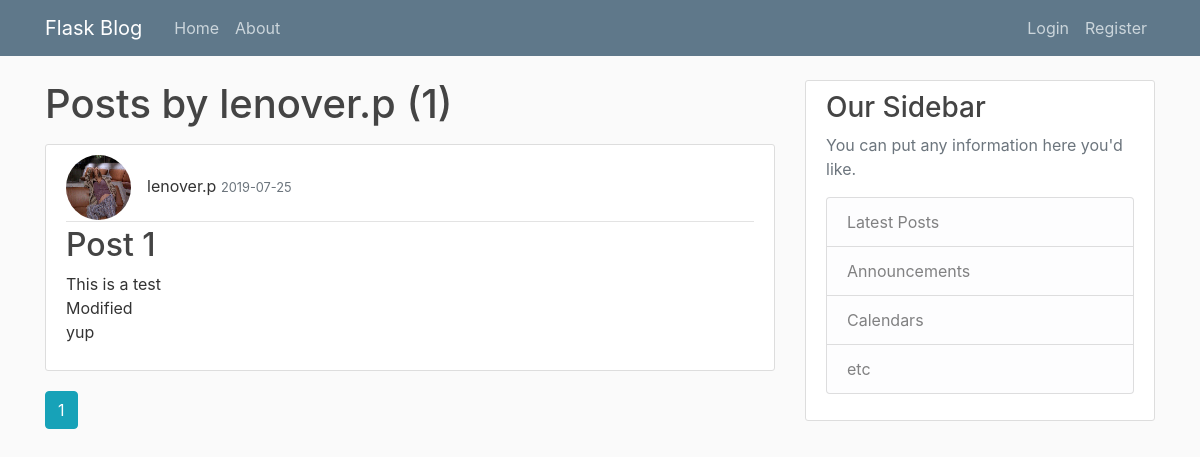
Before: /user/lenover.p with the older database file.
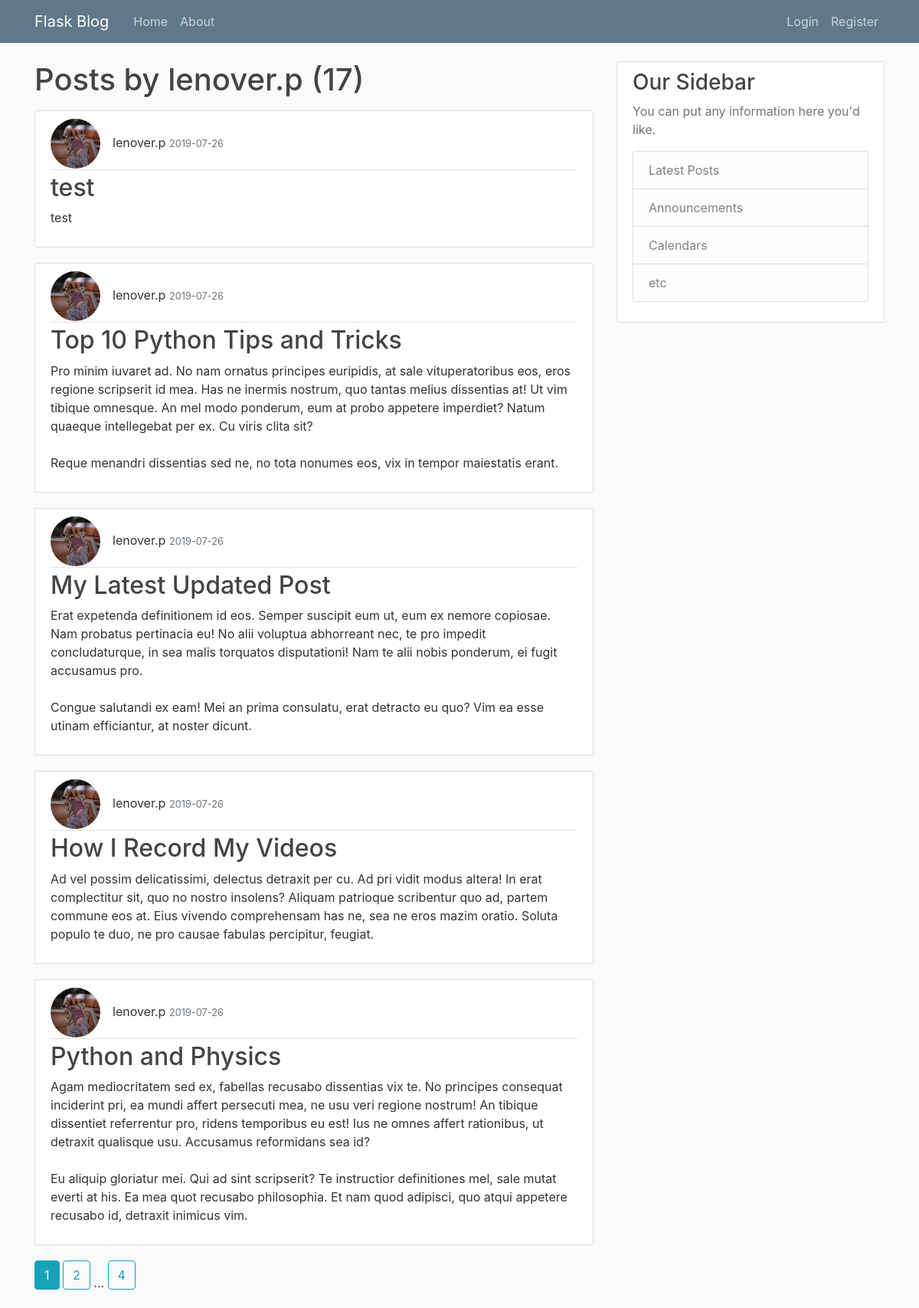
After: the same page with the newer database file.
### flaskBlog/models.py (models this page shows, shortened)
class User(db.Model, UserMixin):
    id = db.Column(db.Integer, primary_key=True)
    username = db.Column(db.String(20), unique=True, nullable=False)
    email = db.Column(db.String(120), unique=True, nullable=False)
    image_file = db.Column(db.String(20), nullable=False, default='default.jpg')
    password = db.Column(db.String(60), nullable=False)
    posts = db.relationship('Post', backref='author', lazy=True)

class Post(db.Model):
    id = db.Column(db.Integer, primary_key=True)
    title = db.Column(db.String(100), nullable=False)
    date_posted = db.Column(db.DateTime, nullable=False, default=datetime.utcnow)
    content = db.Column(db.Text, nullable=False)
    user_id = db.Column(db.Integer, db.ForeignKey('user.id'), nullable=False)

### flaskBlog/routes.py (the view)
@app.route('/user/<string:username>')
def user_posts(username):
	page = request.args.get('page', 1, type=int)
	user = User.query.filter_by(username=username).first_or_404()
	posts = Post.query.filter_by(author=user)\
		.order_by(Post.date_posted.desc())\
		.paginate(page=page, per_page=5)
	return render_template('user_posts.html', posts=posts, user=user)

### flaskBlog/templates/user_posts.html
{% extends "layout.html" %}
{% block content %}
    <h1 class="mb-3">Posts by {{ user.username }} ({{ posts.total }})</h1>
    {% for post in posts.items %}
        <article class="media content-section">
            <div class="media-body">
                <div class="article-metadata">
                    <img class="rounded-circle article-img" src="{{ url_for('static', filename='profile_pics/' + post.author.image_file) }}"
                    <a class="mr-2" href="{{ url_for('user_posts', username=post.author.username) }}">{{ post.author.username }}</a>
                    <small class="text-muted">{{ post.date_posted.strftime('%Y-%m-%d') }}</small>
                </div>
                <h2><a class="article-title" href="{{ url_for('post', post_id=post.id) }}">{{ post.title }}</a></h2>
                <p class="article-content">{{ post.content }}</p>
            </div>
      </article>
    {% endfor %}
    {% for page_num in posts.iter_pages(left_edge=1, right_edge=1, left_current=1, right_current=2) %}
        {% if page_num %}
            {% if posts.page == page_num %}
                <a class="btn btn-info mb-4" href="{{ url_for('user_posts', username=user.username, page=page_num) }}">{{ page_num }}</a>
            {% else %}
                <a class="btn btn-outline-info mb-4" href="{{ url_for('user_posts', username=user.username, page=page_num) }}">{{ page_num }}</a>
            {% endif %}
        {% else %}
            ...
        {% endif %}
    {% endfor %}
{% endblock content %}

### flaskBlog/templates/layout.html (shortened to what this page needs)
<!DOCTYPE html>
<html>
<head>
    <link rel="stylesheet" href="https://stackpath.bootstrapcdn.com/bootstrap/4.3.1/css/bootstrap.min.css">
    <link rel="stylesheet" type="text/css" href="{{ url_for('static', filename='main.css') }}">
</head>
<body>
    <header class="site-header">
        <nav class="navbar navbar-expand-md navbar-dark bg-steel fixed-top">
            <div class="container">
                <a class="navbar-brand mr-4" href="/">Flask Blog</a>
                <div class="collapse navbar-collapse" id="navbarToggle">
                    <div class="navbar-nav mr-auto">
                        <a class="nav-item nav-link" href="{{ url_for('home') }}">Home</a>
                        <a class="nav-item nav-link" href="{{ url_for('about') }}">About</a>
                    </div>
                    <div class="navbar-nav">
                        {% if current_user.is_authenticated %}
                          <a class="nav-item nav-link" href="{{ url_for('new_post') }}">New Post</a>
                          <a class="nav-item nav-link" href="{{ url_for('account') }}">Account</a>
                          <a class="nav-item nav-link" href="{{ url_for('logout') }}">Logout</a>
                        {% else %}
                          <a class="nav-item nav-link" href="{{ url_for('login') }}">Login</a>
                          <a class="nav-item nav-link" href="{{ url_for('register') }}">Register</a>
                        {% endif %}
                    </div>
              </div>
            </div>
        </nav>
    </header>
    <main role="main" class="container">
        <div class="row">
            <div class="col-md-8">
                {% block content %}{% endblock %}
              </div>
            <div class="col-md-4">
            <div class="content-section">
                <h3>Our Sidebar</h3>
                <p class='text-muted'>You can put any information here you'd like.
                  <ul class="list-group">
                        <li class="list-group-item list-group-item-light">Latest Posts</li>
                        <li class="list-group-item list-group-item-light">Announcements</li>
                        <li class="list-group-item list-group-item-light">Calendars</li>
                        <li class="list-group-item list-group-item-light">etc</li>
                  </ul>
                </p>
            </div>
          </div>
        </div>
  </main>
</body>
</html>

### flaskBlog/static/main.css (style rules this page uses)
body { background: #fafafa; color: #333333; margin-top: 5rem; }
h1, h2, h3, h4, h5, h6 { color: #444444; }
.bg-steel { background-color: #5f788a; }
.site-header .navbar-nav .nav-link { color: #cbd5db; }
.content-section { background: #ffffff; padding: 10px 20px; border: 1px solid #dddddd; border-radius: 3px; margin-bottom: 20px; }
.article-title { color: #444444; }
.article-content { white-space: pre-line; }
.article-img { height: 65px; width: 65px; margin-right: 16px; }
.article-metadata { padding-bottom: 1px; margin-bottom: 4px; border-bottom: 1px solid #e3e3e3 }

Changed rows visible on the page:
no longer on this page (row unchanged): Post: image_file (picture), author.username "lenover.p", date_posted "2019-07-25", title "Post 1", content "This is a test Modified yup"
added Post: image_file (picture), author.username "lenover.p", date_posted "2019-07-26", title "test", content "test"
added Post: image_file (picture), author.username "lenover.p", date_posted "2019-07-26", title "Top 10 Python Tips and Tricks", content "Pro minim iuvaret ad. No nam ornatus principes euripidis, at sale vituperatoribus eos, eros regione scripserit id mea. Has ne inermis nostrum, quo tantas melius dissentias at! Ut vim tibique omnesque. An mel modo ponderum, eum at probo appetere imperdiet? Natum quaeque intellegebat per ex. Cu viris clita sit? Reque menandri dissentias sed ne, no tota nonumes eos, vix in tempor maiestatis erant."
added Post: image_file (picture), author.username "lenover.p", date_posted "2019-07-26", title "My Latest Updated Post", content "Erat expetenda definitionem id eos. Semper suscipit eum ut, eum ex nemore copiosae. Nam probatus pertinacia eu! No alii voluptua abhorreant nec, te pro impedit concludaturque, in sea malis torquatos disputationi! Nam te alii nobis ponderum, ei fugit accusamus pro. Congue salutandi ex eam! Mei an prima consulatu, erat detracto eu quo? Vim ea esse utinam efficiantur, at noster dicunt."
added Post: image_file (picture), author.username "lenover.p", date_posted "2019-07-26", title "How I Record My Videos", content "Ad vel possim delicatissimi, delectus detraxit per cu. Ad pri vidit modus altera! In erat complectitur sit, quo no nostro insolens? Aliquam patrioque scribentur quo ad, partem commune eos at. Eius vivendo comprehensam has ne, sea ne eros mazim oratio. Soluta populo te duo, ne pro causae fabulas percipitur, feugiat."
added Post: image_file (picture), author.username "lenover.p", date_posted "2019-07-26", title "Python and Physics", content "Agam mediocritatem sed ex, fabellas recusabo dissentias vix te. No principes consequat inciderint pri, ea mundi affert persecuti mea, ne usu veri regione nostrum! An tibique dissentiet referrentur pro, ridens temporibus eu est! Ius ne omnes affert rationibus, ut detraxit qualisque usu. Accusamus reformidans sea id? Eu aliquip gloriatur mei. Qui ad sint scripserit? Te instructior definitiones mel, sale mutat everti at his. Ea mea quot recusabo philosophia. Et nam quod adipisci, quo atqui appetere recusabo id, detraxit inimicus vim."
Other visible differences:
{{ posts.total }}: "1" → "17"
new list line: "2"
new list line: "4"
